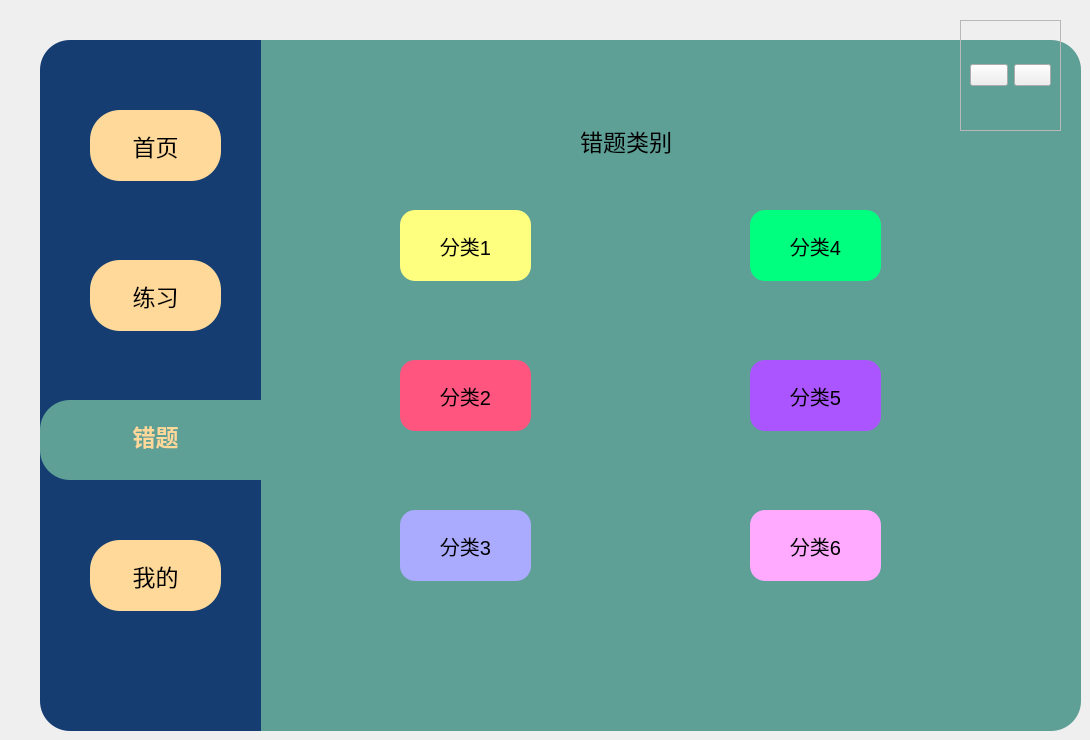
   <widget class="QWidget" name="page">
    <widget class="QLabel" name="label_drag">
     <property name="geometry">
      <rect>
       <x>260</x>
       <y>40</y>
       <width>821</width>
       <height>691</height>
      </rect>
     </property>
     <property name="styleSheet">
      <string notr="true">QFrame{
	background-color: rgb(94,159,150);
	border-top-right-radius:30px;
	border-bottom-right-radius:30px;
}</string>
     </property>
     <property name="text">
      <string/>
     </property>
    </widget>
    <widget class="QStackedWidget" name="stackedWidget_2">
     <property name="geometry">
      <rect>
       <x>280</x>
       <y>90</y>
       <width>741</width>
       <height>611</height>
      </rect>
     </property>
     <property name="styleSheet">
      <string notr="true">background-color: rgb(94,159,150);</string>
     </property>
     <property name="currentIndex">
      <number>0</number>
     </property>
     <widget class="QWidget" name="page_3">
      <widget class="QPushButton" name="ex_class5">
       <property name="geometry">
        <rect>
         <x>470</x>
         <y>270</y>
         <width>131</width>
         <height>71</height>
        </rect>
       </property>
       <property name="font">
        <font>
         <pointsize>15</pointsize>
        </font>
       </property>
       <property name="styleSheet">
        <string notr="true">

QPushButton{
	background-color:rgb(170, 85, 255);
	border-radius:15px

}
QPushButton:pressed{
	padding-left:5px;
	padding-top:5px;
}</string>
       </property>
       <property name="text">
        <string>分类5</string>
       </property>
      </widget>
      <widget class="QPushButton" name="ex_class3">
       <property name="geometry">
        <rect>
         <x>120</x>
         <y>420</y>
         <width>131</width>
         <height>71</height>
        </rect>
       </property>
       <property name="font">
        <font>
         <pointsize>15</pointsize>
        </font>
       </property>
       <property name="styleSheet">
        <string notr="true">


QPushButton{
	background-color: rgb(170, 170, 255);
	border-radius:15px

}
QPushButton:pressed{
	padding-left:5px;
	padding-top:5px;
}</string>
       </property>
       <property name="text">
        <string>分类3</string>
       </property>
      </widget>
      <widget class="QPushButton" name="ex_class2">
       <property name="geometry">
        <rect>
         <x>120</x>
         <y>270</y>
         <width>131</width>
         <height>71</height>
        </rect>
       </property>
       <property name="font">
        <font>
         <pointsize>15</pointsize>
        </font>
       </property>
       <property name="autoFillBackground">
        <bool>false</bool>
       </property>
       <property name="styleSheet">
        <string notr="true">QPushButton{
	background-color: rgb(255, 85, 127);
	border-radius:15px

}
QPushButton:pressed{
	padding-left:5px;
	padding-top:5px;
}</string>
       </property>
       <property name="text">
        <string>分类2</string>
       </property>
      </widget>
      <widget class="QPushButton" name="ex_class6">
       <property name="geometry">
        <rect>
         <x>470</x>
         <y>420</y>
         <width>131</width>
         <height>71</height>
        </rect>
       </property>
       <property name="font">
        <font>
         <pointsize>15</pointsize>
        </font>
       </property>
       <property name="styleSheet">
        <string notr="true">


QPushButton{
	background-color: rgb(255, 170, 255);
	border-radius:15px

}
QPushButton:pressed{
	padding-left:5px;
	padding-top:5px;
}</string>
       </property>
       <property name="text">
        <string>分类6</string>
       </property>
      </widget>
      <widget class="QLabel" name="exercise_class">
       <property name="geometry">
        <rect>
         <x>300</x>
         <y>20</y>
         <width>121</width>
         <height>61</height>
        </rect>
       </property>
       <property name="font">
        <font>
         <pointsize>17</pointsize>
        </font>
       </property>
       <property name="styleSheet">
        <string notr="true"/>
       </property>
       <property name="text">
        <string>错题类别</string>
       </property>
      </widget>
      <widget class="QPushButton" name="ex_class4">
       <property name="geometry">
        <rect>
         <x>470</x>
         <y>120</y>
         <width>131</width>
         <height>71</height>
        </rect>
       </property>
       <property name="font">
        <font>
         <pointsize>15</pointsize>
        </font>
       </property>
       <property name="styleSheet">
        <string notr="true">
QPushButton{
	background-color: rgb(0, 255, 127);
	border-radius:15px

}
QPushButton:pressed{
	padding-left:5px;
	padding-top:5px;
}</string>
       </property>
       <property name="text">
        <string>分类4</string>
       </property>
      </widget>
      <widget class="QPushButton" name="ex_class1">
       <property name="geometry">
        <rect>
         <x>120</x>
         <y>120</y>
         <width>131</width>
         <height>71</height>
        </rect>
       </property>
       <property name="font">
        <font>
         <pointsize>15</pointsize>
        </font>
       </property>
       <property name="styleSheet">
        <string notr="true">
QPushButton{
	background-color: rgb(255, 255, 127);
	border-radius:15px

}
QPushButton:pressed{
	padding-left:5px;
	padding-top:5px;
}</string>
       </property>
       <property name="text">
        <string>分类1</string>
       </property>
      </widget>
     </widget>
     <widget class="QWidget" name="page_4"/>
    </widget>
    <widget class="QFrame" name="frame_6">
     <property name="geometry">
      <rect>
       <x>40</x>
       <y>40</y>
       <width>221</width>
       <height>691</height>
      </rect>
     </property>
     <property name="styleSheet">
      <string notr="true">QFrame{
	background-color: rgb(21,61,114);
	border-top-left-radius:30px;
	border-bottom-left-radius:30px;
}</string>
     </property>
     <property name="frameShape">
      <enum>QFrame::StyledPanel</enum>
     </property>
     <property name="frameShadow">
      <enum>QFrame::Raised</enum>
     </property>
     <widget class="QPushButton" name="Bt_exercise_2">
      <property name="geometry">
       <rect>
        <x>50</x>
        <y>220</y>
        <width>131</width>
        <height>71</height>
       </rect>
      </property>
      <property name="font">
       <font>
        <pointsize>17</pointsize>
        <weight>50</weight>
        <bold>false</bold>
       </font>
      </property>
      <property name="styleSheet">
       <string notr="true">QPushButton{
	background-color: rgb(255, 217, 154);
	color: rgb(0, 0, 0);
	border-radius:30px

}
QPushButton:pressed{
	padding-left:5px;
	padding-top:5px;
}</string>
      </property>
      <property name="text">
       <string>练习</string>
      </property>
     </widget>
     <widget class="QPushButton" name="Bt_setting_2">
      <property name="geometry">
       <rect>
        <x>50</x>
        <y>500</y>
        <width>131</width>
        <height>71</height>
       </rect>
      </property>
      <property name="font">
       <font>
        <pointsize>17</pointsize>
        <weight>50</weight>
        <bold>false</bold>
       </font>
      </property>
      <property name="styleSheet">
       <string notr="true">QPushButton{
	background-color: rgb(255, 217, 154);
	color: rgb(0, 0, 0);
	border-radius:30px

}
QPushButton:pressed{
	padding-left:5px;
	padding-top:5px;
}</string>
      </property>
      <property name="text">
       <string>我的</string>
      </property>
     </widget>
     <widget class="QFrame" name="frame_8">
      <property name="geometry">
       <rect>
        <x>0</x>
        <y>360</y>
        <width>221</width>
        <height>80</height>
       </rect>
      </property>
      <property name="styleSheet">
       <string notr="true">background-color: rgb(94,159,150);
border-top-left-radius:30px;
border-bottom-left-radius:30px</string>
      </property>
      <property name="frameShape">
       <enum>QFrame::StyledPanel</enum>
      </property>
      <property name="frameShadow">
       <enum>QFrame::Raised</enum>
      </property>
      <widget class="QPushButton" name="Bt_wrong_2">
       <property name="geometry">
        <rect>
         <x>50</x>
         <y>0</y>
         <width>131</width>
         <height>71</height>
        </rect>
       </property>
       <property name="font">
        <font>
         <pointsize>17</pointsize>
         <weight>75</weight>
         <bold>true</bold>
         <underline>false</underline>
         <strikeout>false</strikeout>
        </font>
       </property>
       <property name="styleSheet">
        <string notr="true">color:rgb(255,217,154)</string>
       </property>
       <property name="text">
        <string>错题</string>
       </property>
      </widget>
     </widget>
     <widget class="QPushButton" name="Bt_main_2">
      <property name="geometry">
       <rect>
        <x>50</x>
        <y>70</y>
        <width>131</width>
        <height>71</height>
       </rect>
      </property>
      <property name="font">
       <font>
        <pointsize>17</pointsize>
        <weight>50</weight>
        <bold>false</bold>
       </font>
      </property>
      <property name="styleSheet">
       <string notr="true">QPushButton{
	background-color: rgb(255, 217, 154);
	color: rgb(0, 0, 0);
	border-radius:30px

}
QPushButton:pressed{
	padding-left:5px;
	padding-top:5px;
}</string>
      </property>
      <property name="text">
       <string>首页</string>
      </property>
     </widget>
     <zorder>frame_8</zorder>
     <zorder>Bt_exercise_2</zorder>
     <zorder>Bt_setting_2</zorder>
     <zorder>Bt_main_2</zorder>
    </widget>
    <widget class="QFrame" name="frame_4">
     <property name="geometry">
      <rect>
       <x>960</x>
       <y>20</y>
       <width>101</width>
       <height>111</height>
      </rect>
     </property>
     <property name="frameShape">
      <enum>QFrame::StyledPanel</enum>
     </property>
     <property name="frameShadow">
      <enum>QFrame::Raised</enum>
     </property>
     <layout class="QHBoxLayout" name="horizontalLayout_2">
      <item>
       <widget class="QPushButton" name="pushButton_4">
        <property name="styleSheet">
         <string notr="true">
QPushButton{
	border-image: url(:/icon/res/icon/最小化.png);
	

}
QPushButton:pressed{
	padding-left:5px;
	padding-top:5px;
}</string>
        </property>
        <property name="text">
         <string/>
        </property>
        <property name="icon">
         <iconset>
          <normaloff>:/icon/res/icon/最小化.png</normaloff>:/icon/res/icon/最小化.png</iconset>
        </property>
       </widget>
      </item>
      <item>
       <widget class="QPushButton" name="pushButton_5">
        <property name="styleSheet">
         <string notr="true">

QPushButton{
	border-image: url(:/icon/res/icon/关闭.png);
	

}
QPushButton:pressed{
	padding-left:5px;
	padding-top:5px;
}</string>
        </property>
        <property name="text">
         <string/>
        </property>
       </widget>
      </item>
     </layout>
    </widget>
   </widget>
